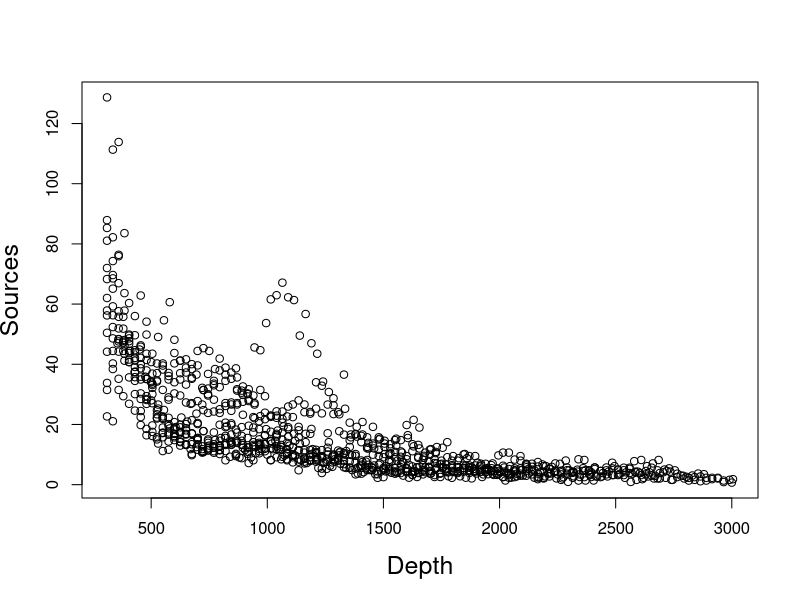
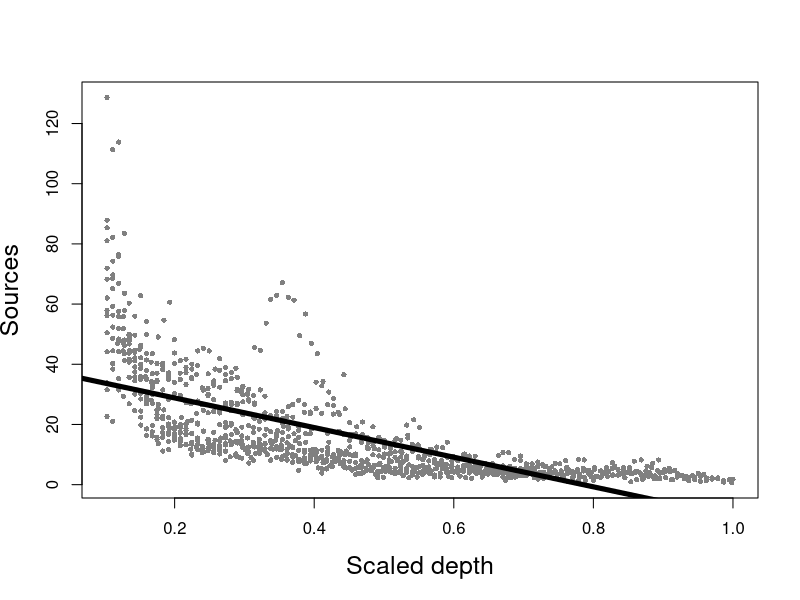
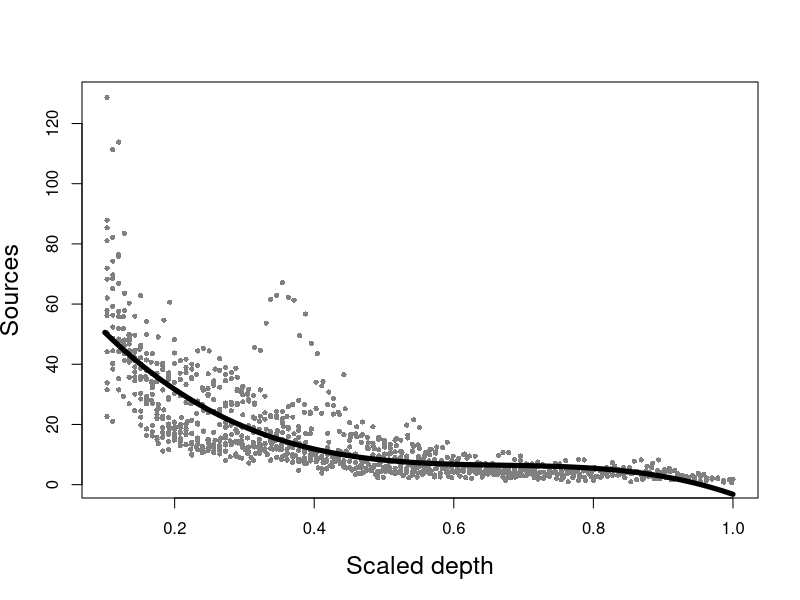
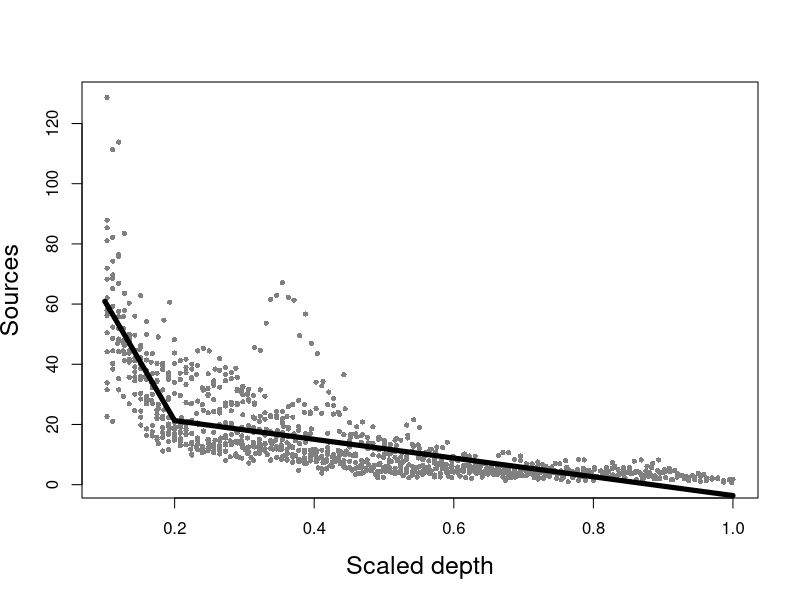
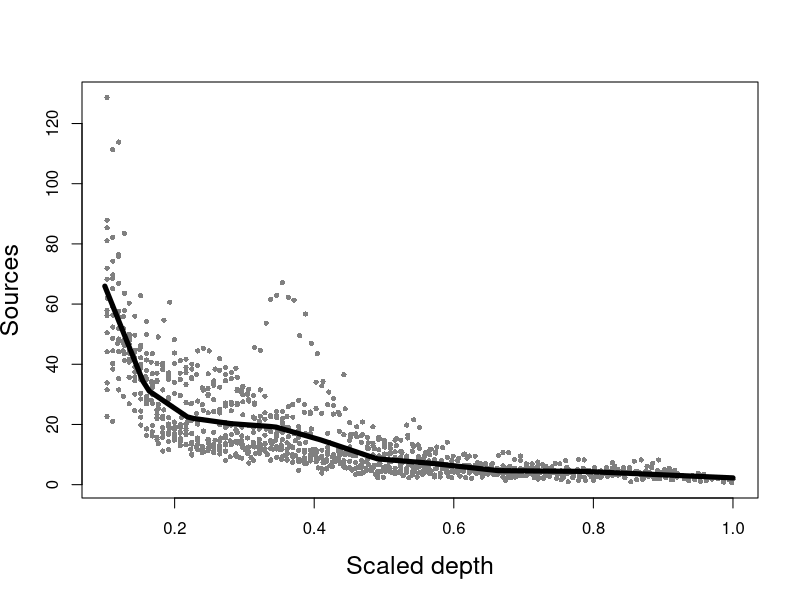
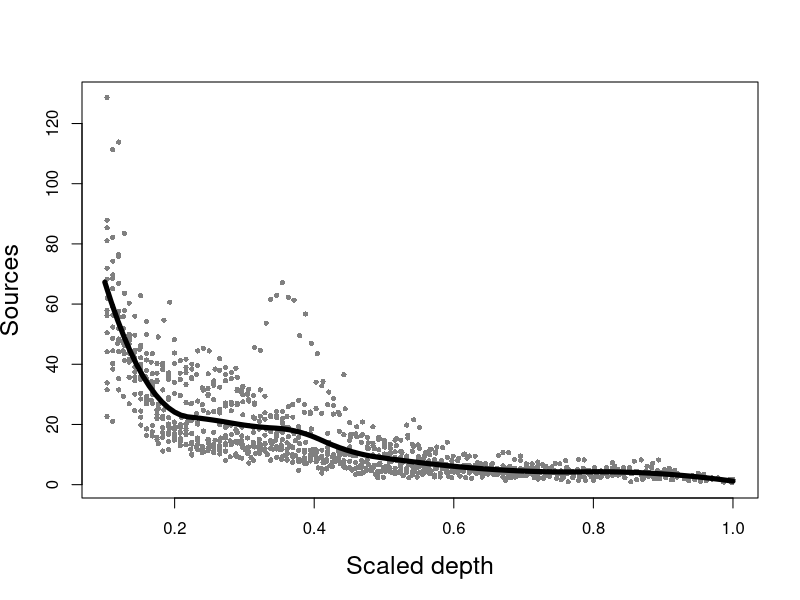
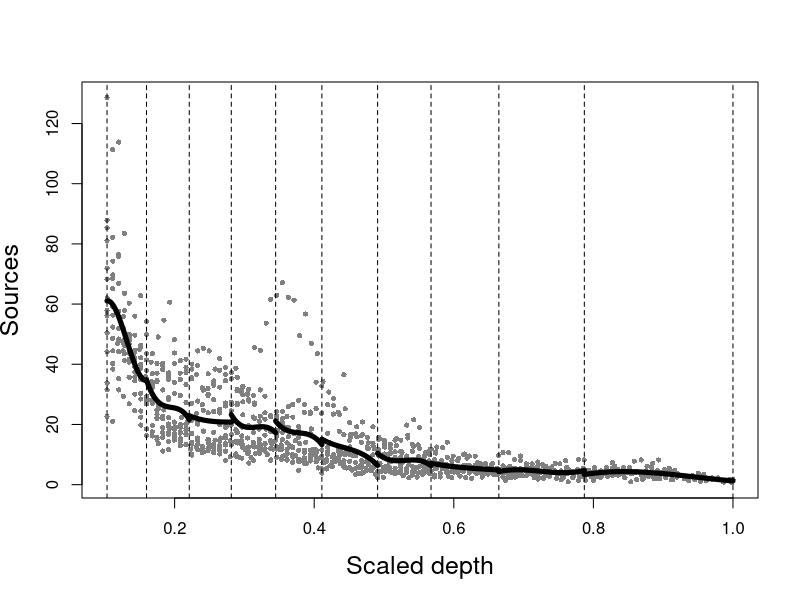
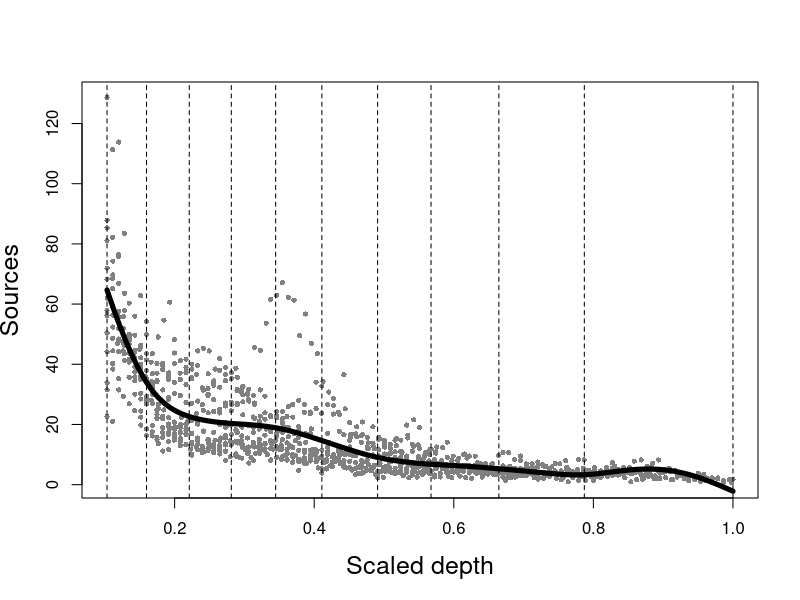

These figures' R source, in order:
#    Beginner's Guide to GAM with R
#    Alain Zuur

#    www.highstat.com

#    This program is distributed in the hope that it will be useful,
#    but WITHOUT ANY WARRANTY; without even the implied warranty of
#    MERCHANTABILITY or FITNESS FOR A PARTICULAR PURPOSE.  See the
#    GNU General Public License for more details.



##############################################################
#Load the data
BL <- read.table(file = "HegerPierce.txt", 
                 header = TRUE)

#Inspect the results
str(BL)
names(BL)

##############################################################
#Housekeeping: load packages and support functions
library(lattice)
library(mgcv)

##############################################################
#Section 3.3 Linear regression

#Figure 3.2
plot(x = BL$Depth, 
     y = BL$Sources,
     xlab = "Depth",
     ylab ="Sources", 
     cex.lab = 1.5)


#Scale Depth
BL$DepthOriginal <- BL$Depth
BL$Depth <- BL$Depth/max(BL$Depth)

#Figure 3.3
plot(x = BL$Depth, 
     y = BL$Sources,
     xlab = "Scaled depth",
     ylab ="Sources", 
     cex.lab = 1.5,
     cex = 0.7, 
     pch = 16,
     col = grey(0.5))

M1 <- lm(Sources ~ Depth, data = BL)
abline(M1, lwd = 5)

##############################################################
#Section 3.3 Polynimial regression
M2 <- lm(Sources ~ Depth + I(Depth^2) + I(Depth^3), data = BL)


#Figure 3.4
MD <- data.frame(Depth = seq(0.1, 1, length = 100))
plot(x = BL$Depth, 
     y = BL$Sources,
     xlab = "Scaled depth",
     ylab ="Sources", 
     cex.lab = 1.5,
     cex = 0.7, 
     pch = 16,
     col = grey(0.5))
P2 <- predict(M2, newdata = MD)
lines(x = MD$Depth, y = P2, lwd = 5)



##############################################################
#Section 3.4 Linear spline regression

rhs <- function(x, TH) ifelse(x >= TH, x-TH,0)
M3 <- lm(Sources ~ Depth  + rhs(Depth, 0.2),
         data = BL)
P3 <- predict(M3, newdata = MD)


#Figure 3.6
plot(x = BL$Depth, 
     y = BL$Sources,
     xlab = "Scaled depth",
     ylab ="Sources", 
     cex.lab = 1.5,
     cex = 0.7, 
     pch = 16,
     col = grey(0.5))
lines(x = MD$Depth, y = P3, lwd = 5)


#See matrix with covariates
model.matrix(M3)

#Compare models
AIC(M1, M2, M3)


#Use quantiles to decide on Knots
probs <- seq(0, 1, length = 11)
QD    <- quantile(BL$Depth, probs)
QD


#Fit the model
M4 <- lm(Sources ~ Depth  +
                   rhs(Depth, 0.159) +
                   rhs(Depth, 0.220) +
                   rhs(Depth, 0.281) +
                   rhs(Depth, 0.344) +
                   rhs(Depth, 0.410) +
                   rhs(Depth, 0.490) +
                   rhs(Depth, 0.567) +
                   rhs(Depth, 0.664) +
                   rhs(Depth, 0.787),
         data = BL)

model.matrix(M4)


#Figure 3.7
P4 <- predict(M4, newdata = MD)
plot(x = BL$Depth, 
     y = BL$Sources,
     xlab = "Scaled depth",
     ylab = "Sources", 
     cex.lab = 1.5,
     cex = 0.7, 
     pch = 16, 
     col = grey(0.5))
lines(x = MD$Depth, y = P4, lwd = 5)


##########################################################
#Section 3.5 Quadratic spline regression
rhs2 <- function(x, TH) ifelse(x >= TH, (x-TH)^2,0)

M5 <- lm(Sources ~ Depth  + I(Depth^2) +
                   rhs2(Depth, 0.159) +
                   rhs2(Depth, 0.220) +
                   rhs2(Depth, 0.281) +
                   rhs2(Depth, 0.344) +
                   rhs2(Depth, 0.410) +
                   rhs2(Depth, 0.490) +
                   rhs2(Depth, 0.567) +
                   rhs2(Depth, 0.664) +
                   rhs2(Depth, 0.787),
         data = BL)
        

#Figure 3.8
P5 <- predict(M5, newdata = MD)
plot(x = BL$Depth, 
     y = BL$Sources,
     xlab = "Scaled depth",
     ylab ="Sources", 
     cex.lab = 1.5,
     cex = 0.7, 
     pch = 16,
     col = grey(0.5))
lines(x = MD$Depth, y = P5, lwd = 5)

#Numerical output
print(summary(M5), signif.stars = FALSE, digits =2)



#####################################################
#Section 3.6: Cubic regression splines

#Figure 3.9
plot(x = BL$Depth, 
     y = BL$Sources,
     xlab = "Scaled depth",
     ylab ="Sources", 
     cex.lab = 1.5,
     cex = 0.7, 
     pch = 16, 
     col = grey(0.5))

for (i in 1:11){ abline(v = QD[i], lty = 2) }

for (i in 2:11){
 M2 <- lm(Sources ~ Depth + I(Depth^2) + I(Depth^3),
          data = BL,
          subset = BL$Depth > QD[i-1] & BL$Depth <= QD[i])

 MD <- data.frame(Depth = seq(QD[i-1], QD[i], length =100))
 P2 <- predict(M2, newdata = MD)
 lines(MD$Depth, P2, lwd = 5)
}
#End of Figure 3.9



#Fit a smoothing spline
rk<-function(x,z){
((z-0.5)^2-1/12)*((x-0.5)^2-1/12)/4 -((abs(x-z)-0.5)^4 -0.5*(abs(x-z)-0.5)^2 +7/240)/24
}


spl.X<-function(x,xk){
 q<-length(xk)+2
 n<-length(x)
 X<-matrix(1,n,q)
 X[,2]<-x
 X[,3:q]<-outer(x,xk,FUN=rk)
 X
}

X  <- spl.X(BL$Depth, QD[2:10])

print(head(X), digits=2)

M6 <- lm(Sources ~ X -1, data = BL)
summary(M6)

#Figure 3.10
plot(x = BL$Depth, 
     y = BL$Sources,
     xlab = "Scaled depth",
     ylab = "Sources", 
     cex.lab = 1.5,
     cex = 0.7, 
     pch = 16, 
     col = grey(0.5))

for (i in 1:11){ abline(v = QD[i], lty = 2) }

MD <- data.frame(Depth = seq(QD[1], QD[11], length =100))
Xp <- spl.X(MD$Depth, QD[2:10])
lines(MD$Depth, Xp %*% coef(M6), lwd = 5)
#End of Figure 3.10


#####################################################
#Section 3.7 The number of knots

#Fitting smoothers for a quadratic spline regression model
#using different number of knots
probs1 <- seq(0, 1, length = 3)
QD1    <- quantile(BL$Depth, probs1)

probs3 <- seq(0, 1, length = 5)
QD3    <- quantile(BL$Depth, probs3)

probs5 <- seq(0, 1, length = 5)
QD5    <- quantile(BL$Depth, probs3)

probs7 <- seq(0, 1, length = 7)
QD7    <- quantile(BL$Depth, probs7)

probs9 <- seq(0, 1, length = 9)
QD9    <- quantile(BL$Depth, probs9)

probs11 <- seq(0, 1, length = 11)
QD11    <- quantile(BL$Depth, probs11)

probs13 <- seq(0, 1, length = 12)
QD13    <- quantile(BL$Depth, probs13)

probs15 <- seq(0, 1, length = 15)
QD15    <- quantile(BL$Depth, probs15)

probs17 <- seq(0, 1, length = 17)
QD17    <- quantile(BL$Depth, probs17)

probs19 <- seq(0, 1, length = 19)
QD19    <- quantile(BL$Depth, probs19)

probs21 <- seq(0, 1, length = 21)
QD21    <- quantile(BL$Depth, probs21)


probs31 <- seq(0, 1, length = 31)
QD31    <- quantile(BL$Depth, probs31)

M5.1 <- lm(Sources ~ Depth  + I(Depth^2) +
                     rhs2(Depth, QD1[2]),
           data = BL)

M5.3 <- lm(Sources ~ Depth  + I(Depth^2) +
                     rhs2(Depth, QD3[2]) +
                     rhs2(Depth, QD3[3]) +
                     rhs2(Depth, QD3[4]),
           data = BL)

M5.5 <- lm(Sources ~ Depth  + I(Depth^2) +
                     rhs2(Depth, QD5[2]) +
                     rhs2(Depth, QD5[3]) +
                     rhs2(Depth, QD5[4]) +
                     rhs2(Depth, QD5[5]),
           data = BL)


M5.7 <- lm(Sources ~ Depth  + I(Depth^2) +
                     rhs2(Depth, QD7[2]) +
                     rhs2(Depth, QD7[3]) +
                     rhs2(Depth, QD7[4]) +
                     rhs2(Depth, QD7[5]) +
                     rhs2(Depth, QD7[6]),
           data = BL)

M5.9 <- lm(Sources ~ Depth  + I(Depth^2) +
                     rhs2(Depth, QD9[2]) +
                     rhs2(Depth, QD9[3]) +
                     rhs2(Depth, QD9[4]) +
                     rhs2(Depth, QD9[5]) +
                     rhs2(Depth, QD9[6]) +
                     rhs2(Depth, QD9[7]),
           data = BL)

M5.11 <- lm(Sources ~ Depth  + I(Depth^2) +
                      rhs2(Depth, QD11[2]) +
                      rhs2(Depth, QD11[3]) +
                      rhs2(Depth, QD11[4]) +
                      rhs2(Depth, QD11[5]) +
                      rhs2(Depth, QD11[6]) +
                      rhs2(Depth, QD11[7]) +
                      rhs2(Depth, QD11[8]),
            data = BL)

M5.13 <- lm(Sources ~ Depth  + I(Depth^2) +
                      rhs2(Depth, QD13[2]) +
                      rhs2(Depth, QD13[3]) +
                      rhs2(Depth, QD13[4]) +
                      rhs2(Depth, QD13[5]) +
                      rhs2(Depth, QD13[6]) +
                      rhs2(Depth, QD13[7]) +
                      rhs2(Depth, QD13[8]) +
                      rhs2(Depth, QD13[9]) +
                      rhs2(Depth, QD13[10]) +
                      rhs2(Depth, QD13[11]) +
                      rhs2(Depth, QD13[12]),
           data = BL)

M5.15 <- lm(Sources ~ Depth  + I(Depth^2) +
                      rhs2(Depth, QD15[2]) +
                      rhs2(Depth, QD15[3]) +
                      rhs2(Depth, QD15[4]) +
                      rhs2(Depth, QD15[5]) +
                      rhs2(Depth, QD15[6]) +
                      rhs2(Depth, QD15[7]) +
                      rhs2(Depth, QD15[8]) +
                      rhs2(Depth, QD15[9]) +
                      rhs2(Depth, QD15[10]) +
                      rhs2(Depth, QD15[11]) +
                      rhs2(Depth, QD15[12]) +
                      rhs2(Depth, QD15[13]) +
                      rhs2(Depth, QD15[14]),
            data = BL)

M5.17 <- lm(Sources ~ Depth  + I(Depth^2) +
                      rhs2(Depth, QD17[2]) +
                      rhs2(Depth, QD17[3]) +
                      rhs2(Depth, QD17[4]) +
                      rhs2(Depth, QD17[5]) +
                      rhs2(Depth, QD17[6]) +
                      rhs2(Depth, QD17[7]) +
                      rhs2(Depth, QD17[8]) +
                      rhs2(Depth, QD17[9]) +
                      rhs2(Depth, QD17[10]) +
                      rhs2(Depth, QD17[11]) +
                      rhs2(Depth, QD17[12]) +
                      rhs2(Depth, QD17[13]) +
                      rhs2(Depth, QD17[14]) +
                      rhs2(Depth, QD17[15]) +
                      rhs2(Depth, QD17[16]),
            data = BL)


M5.19 <- lm(Sources ~ Depth  + I(Depth^2) +
                      rhs2(Depth, QD19[2]) +
                      rhs2(Depth, QD19[3]) +
                      rhs2(Depth, QD19[4]) +
                      rhs2(Depth, QD19[5]) +
                      rhs2(Depth, QD19[6]) +
                      rhs2(Depth, QD19[7]) +
                      rhs2(Depth, QD19[8]) +
                      rhs2(Depth, QD19[9]) +
                      rhs2(Depth, QD19[10]) +
                      rhs2(Depth, QD19[11]) +
                      rhs2(Depth, QD19[12]) +
                      rhs2(Depth, QD19[13]) +
                      rhs2(Depth, QD19[14]) +
                      rhs2(Depth, QD19[15]) +
                      rhs2(Depth, QD19[16]) +
                      rhs2(Depth, QD19[17]) +
                      rhs2(Depth, QD19[18]),
            data = BL)

M5.31 <- lm(Sources ~ Depth  + I(Depth^2) +
                      rhs2(Depth, QD31[2]) +
                      rhs2(Depth, QD31[3]) +
                      rhs2(Depth, QD31[4]) +
                      rhs2(Depth, QD31[5]) +
                      rhs2(Depth, QD31[6]) +
                      rhs2(Depth, QD31[7]) +
                      rhs2(Depth, QD31[8]) +
                      rhs2(Depth, QD31[9]) +
                      rhs2(Depth, QD31[10]) +
                      rhs2(Depth, QD31[11]) +
                      rhs2(Depth, QD31[12]) +
                      rhs2(Depth, QD31[13]) +
                      rhs2(Depth, QD31[14]) +
                      rhs2(Depth, QD31[15]) +
                      rhs2(Depth, QD31[16]) +
                      rhs2(Depth, QD31[17]) +
                      rhs2(Depth, QD31[18]) +
                      rhs2(Depth, QD31[19]) +
                      rhs2(Depth, QD31[20]) +
                      rhs2(Depth, QD31[21]) +
                      rhs2(Depth, QD31[22]) +
                      rhs2(Depth, QD31[23]) +
                      rhs2(Depth, QD31[24]) +
                      rhs2(Depth, QD31[25]) +
                      rhs2(Depth, QD31[26]) +
                      rhs2(Depth, QD31[27]) +
                      rhs2(Depth, QD31[28]) +
                      rhs2(Depth, QD31[29]) +
                      rhs2(Depth, QD31[30]),
            data = BL)

P5.1 <- predict(M5.1, newdata = MD)
P5.3 <- predict(M5.3, newdata = MD)
P5.5 <- predict(M5.5, newdata = MD)
P5.7 <- predict(M5.7, newdata = MD)
P5.9 <- predict(M5.9, newdata = MD)
P5.11 <- predict(M5.11, newdata = MD)
P5.13 <- predict(M5.13, newdata = MD)
P5.15 <- predict(M5.15, newdata = MD)
P5.17 <- predict(M5.17, newdata = MD)
P5.19 <- predict(M5.19, newdata = MD)
P5.31 <- predict(M5.31, newdata = MD)

AllP <- c(P5.1, P5.3, P5.5, P5.7, P5.9, P5.11, P5.13, P5.15, P5.17, P5.19, P5.31)
AllD <- rep(MD$Depth, 11)
AllID <- rep(c("1 inner knot", 
               "3 inner knots", 
               "5 inner knots", 
               "7 inner knots",
               "9 inner knots",
               "11 inner knots",
               "13 inner knots",
               "15 inner knots",
               "17 inner knots",
               "19 inner knots",
               "31 inner knots"), each = length(P5.3))

AllID2 <- factor(AllID, levels =
                 c("1 inner knot",
                 "3 inner knots",
                 "5 inner knots",
                 "7 inner knots",
                 "9 inner knots",
                 "11 inner knots",
                 "13 inner knots",
                 "15 inner knots",
                 "17 inner knots",
                 "19 inner knots",
                 "31 inner knots"))

#Figure 3.11
xyplot(AllP ~ AllD | AllID2,
       col = 1, 
       type = "l", 
       lwd = 3,
       xlab = list(label = "Depth", cex = 1.5),
       ylab = list(label = "Sources", cex = 1.5),
       strip = strip.custom(bg = 'white',
       par.strip.text = list(cex = 1.2)),
       )



##################################################################
#Section 3.8 Penalized quadratic spline regression

M5 <- lm(Sources ~ Depth  + I(Depth^2) +
                   rhs2(Depth, 0.159) +
                   rhs2(Depth, 0.220) +
                   rhs2(Depth, 0.281) +
                   rhs2(Depth, 0.344) +
                   rhs2(Depth, 0.410) +
                   rhs2(Depth, 0.490) +
                   rhs2(Depth, 0.567) +
                   rhs2(Depth, 0.664) +
                   rhs2(Depth, 0.787),
         data = BL)

X <- model.matrix(M5)
coef(M5)
head(X)
K <- 9
D <- diag(rep(1, 3 + K))
D[1,1]<-D[2,2]<-D[3,3] <-0


#Figure 3.12
plot(x = BL$Depth, 
     y = BL$Sources,
     xlab = "Scaled depth",
     ylab ="Sources", 
     cex.lab = 1.5,
     cex = 0.7, 
     pch = 16, 
     col = grey(0.5))

MyLambdas <- c(0, 1,10000)
for (lambda in MyLambdas){
  #lambda <- 0.01
  Beta.lambda <- solve(t(X) %*% X + lambda^2 * D) %*%t(X) %*% BL$Sources
  print(Beta.lambda)
  MyDepth <- seq(0.1, 1, length =100)
  XPred <- model.matrix(~ 1 + MyDepth + I(MyDepth^2)+
                        rhs2(MyDepth, 0.159) +
                        rhs2(MyDepth, 0.220) +
                        rhs2(MyDepth, 0.281) +
                        rhs2(MyDepth, 0.344) +
                        rhs2(MyDepth, 0.410) +
                        rhs2(MyDepth, 0.490) +
                        rhs2(MyDepth, 0.567) +
                        rhs2(MyDepth, 0.664) +
                        rhs2(MyDepth, 0.787) )

  Yhat <- XPred %*% as.vector(Beta.lambda)
  lines(MyDepth, Yhat, lwd = 5)
}



####################################################################
#Section 3.10 Show a Cubic smoothing spling in action

#Matrix stuff
X  <- spl.X(BL$Depth, QD[2:10])

#Wood 2006: Gives S
spl.S <- function(xk){
	q <- length(xk) + 2
	S <- matrix(0, nrow = q, ncol = q)
	S[3:q, 3:q] <- outer(xk, xk, FUN = rk)
	S
}

#Penalty matrix:
D <- spl.S(QD[2:10])


#Cross-validation
K      <- 25
OCV    <- vector(length = K)
Lambda <- seq(0, 0.001, length = K)
N      <- nrow(BL)

for (j in 1:K){
  lambda <- Lambda[j]
  EP<- vector (length= N)
  for (i in 1:N){ #Apply the GAM
       Xi    <- X[-i,]
       Betai <- solve(t(Xi) %*% Xi +lambda * D)%*%
                t(Xi)%*% BL$Sources [-i]
       Yi    <- X[i,] %*% Betai
       EP[i] <- BL$Sources[i] - Yi
  }
  OCV[j] <- sum(EP^2)/N
  }


#Figure 3.14
plot(x = Lambda, 
     y = OCV,
     type = "l",
     xlab = "lambda",
     ylab = "OCV")



#For a large data set we can use
for (j in 1:K){
  lambda <- Lambda[j]
  S      <- X %*% solve(t(X) %*% X + lambda * D) %*%t(X)
  Sii    <- diag(S)
  #Beta  <- solve(t(X) %*% X + lambda * D) %*%t(X) %*% BL$Sources
  Yfit   <- S %*% BL$Sources
  E      <- BL$Sources - Yfit
  OCV[j] <- (1/N) * sum(( E/(1-Sii))^2 )
}


#Show smoother
lambda <- 2.083333e-04
Beta   <- solve(t(X) %*% X + lambda * D) %*%t(X) %*% BL$Sources
MD     <- data.frame(Depth = seq(QD[1], QD[11], length =100))
Xp     <- spl.X(MD$Depth, QD[2:10])
fhat   <- Xp %*% Beta

#Figure 3.15
plot(x = BL$Depth, 
     y = BL$Sources,
     xlab = "Scaled depth",
     ylab ="Sources", 
     cex.lab = 1.5,
     cex = 0.7, 
     pch = 16,
     col = grey(0.5))
lines(x = MD$Depth, y =fhat, lwd = 5)


#########################################################
#section 3.12 Degrees of freedom of a smoother

#Make a picture that visualises the relationship
#between lambda and degrees of freedom
#Use a cubic smoothing spline

X        <- spl.X(BL$Depth, QD[2:10])
D        <- spl.S(QD[2:10])   #Penalty matrix
lambda   <- 2.083333e-04
S.lambda <- X %*% solve(t(X) %*% X + lambda * D) %*%t(X)
df1      <- sum(diag(S.lambda))
df1

#df.Error <- nrow(BL) - sum(diag( 2 * S.lambda - S.lambda %*% t(S.lambda)))
#df3 <- sum(diag(S.lambda %*% t(S.lambda)))
#c(df1, df.Error, df3, nrow(BL))
###########

df     <- vector(length = 100)
Lambda <- seq(0,5, length = 100)
for (i in 1:100){
	lambda   <- Lambda[i]
    S.lambda <- X %*% solve(t(X) %*% X + lambda * D) %*%t(X)
	df[i]    <- sum(diag(S.lambda))
}

#Figure 3.16
plot(x = Lambda, 
     y = df, 
     type = "l",
     xlab = "lambda",
     ylab = "Effective degrees of freedom")


#########################################################
#Section 3.14 Confidence intervals.

#Sketch smoother with +/- 2 * SE
lambda <- 2.083333e-04
Beta   <- solve(t(X) %*% X + lambda * D) %*%t(X) %*% BL$Sources
Xp     <- spl.X(MD$Depth, QD[2:10])
yfit   <- Xp %*% Beta

S.lambda <- X %*% solve(t(X) %*% X + lambda * D) %*%t(X)
df.Error <- nrow(BL) - sum(diag( 2 * S.lambda - S.lambda %*% t(S.lambda)))
sigma2   <- sum((BL$Sources - X %*% Beta)^2) / (df.Error)
sigma    <- sqrt(sigma2)
sigma

Sp.lambda <- Xp %*% solve(t(Xp) %*% Xp + lambda * D) %*%t(Xp)
CovPredY  <- sigma2 * Sp.lambda%*% t(Sp.lambda)
SEPredY   <- sqrt(diag(CovPredY))

#Figure 3.17
par(mfrow = c(1,1), mar = c(5,5,3,3))
plot(x = BL$Depth, 
     y = BL$Sources,
     xlab = "Scaled depth",
     ylab ="Sources", 
     cex.lab = 1.5,
     cex = 0.7, 
     pch = 16,
     col = grey(0.5))
lines(x = MD$Depth, y = yfit, lwd = 3)
lines(x = MD$Depth, y = yfit + 2 * SEPredY, lwd = 5)
lines(x = MD$Depth, y = yfit - 2 * SEPredY, lwd = 5)


cbind(yfit - 2 * SEPredY,yfit, yfit + 2 * SEPredY)



###########################################################
#Section 3.15 using the function gam in mgcv
G1 <- gam(Sources ~ s(Depth), data = BL)
summary(G1)

plot(G1)

#Figure 3.18
plot(G1, 
     shift = 16.7455, 
     ylim = c(-10,100), 
     lwd =3, 
     rug = FALSE, 
     cex.lab = 1.5)
points(x = BL$Depth, 
       y = BL$Sources, 
       cex = 0.5, 
       pch = 16, 
       col = grey(0.5))


#Penalized regression regression spline
gam(Sources ~ s(Depth), data = BL)
gam(Sources ~ s(Depth,fx = TRUE,k = 5), data = BL)


G2 <-  gam(Sources ~  s(Depth, bs = "cr"), data = BL)
G2A <- gam(Sources ~ s(Depth, bs = "cr", k =20), data = BL)
G2B <- gam(Sources ~ s(Depth, bs = "cr", k =7,fx = TRUE), data = BL)
G2C <- gam(Sources ~ s(Depth, bs = "cr", k =20), gamma = 1.4, data = BL)

fitted(G1)
coefficients(G1)
X  <- predict(G1,type = "lpmatrix")
mu <- X %*% coef(G1)
X%*% G1$Vp %*% t(X)


############################################################
#Section 3.16 Danger of using Gam

E1 <- resid(G1)
F1 <- fitted(G1)

#Figure 3.19
plot(x = F1, 
     y = E1,
     cex = 0.7, 
     pch = 16,
     xlab = "Fitted values",
     ylab = "Residuals",cex.lab = 1.5)
abline(h = 0, lty = 2)


#Figure 3.20
boxplot(E1 ~ Station,  
        data = BL,
        xlab = "Station",
        ylab = "Residuals")
abline(h = 0, lty = 2)


#Figure 3.21
xyplot(E1 ~ Depth | factor(Station), 
       data = BL,
       xlab = list(label = "Depth", cex = 1.5),
       ylab = list(label = "Residuals", cex = 1.5),
         strip = strip.custom(bg = 'white',
            par.strip.text = list(cex = 1.2)),
       panel = function(x,y){
       	panel.points(x, y, pch = 16, cex = 0.7, col = 1)
       	panel.abline(h = 0, lty = 2)
       }
       )


#Figure 3.22
xyplot(Sources ~ Depth | factor(Eddy),
       groups = factor(Station),
       type = "l", 
       col = 1, 
       pch = 16,
       data = BL,
       xlab = list(label = "Depth", cex = 1.5),
       ylab = list(label = "Sources", cex = 1.5))


#Compare 2 models using AIC
G3 <- gam(Sources ~ s(Depth) + factor(Station), 
          data = BL)

G4 <- gam(Sources ~ s(Depth, by = factor(Eddy)) + factor(Station), 
          data = BL)
AIC(G3, G4)  #Small differences due to different mgcv versions


#Figure 3.23
par(mfrow = c(1,2))
plot(G4)


##########################################################
#Section 3.17 GAM with multiple smoothers

#Figure 3.24
par(mfrow = c(1,2), mar = c(5,5,3,3))
plot(x = BL$Depth, 
     y = BL$flcugl,
     xlab = "Depth",
     ylab = "flcugl",
     cex.lab = 1.5)

plot(x = BL$flcugl, 
     y = BL$Sources,
     xlab = "flcugl",
     ylab = "Sources",
     cex.lab = 1.5)


#Cubic smoothing splines
BL2 <- BL[BL$flcugl < 0.03, ]

G5 <- gam(Sources ~ s(Depth, bs = "cr") + s(flcugl, bs = "cr") + factor(Station),
          data = BL2)

#Figure 3.25
par(mfrow = c(1,2))
plot(G5)
summary(G5)


#Compare all models using AIC
G6 <- gam(Sources ~ s(Depth, bs = "cr"), data = BL2)
G7 <- gam(Sources ~ factor(Station) + 
                    s(Depth, by = factor(Eddy), bs = "cr") + 
                    s(flcugl, bs = "cr"), 
          data = BL2)
G8 <- gam(Sources ~ factor(Station) + 
                    s(Depth, by = factor(Eddy)) + 
                    s(flcugl, by = factor(Eddy), bs = "cr"), 
          data = BL2)
G9 <- gam(Sources ~ factor(Station) + 
                    s(Depth, by = factor(Eddy)) + 
                    flcugl, 
          data = BL2)
G10 <- gam(Sources ~ factor(Station) + 
                     s(Depth, by = factor(Eddy)) + 
                     flcugl * factor(Eddy), 
           data = BL2)
G11 <- gam(Sources ~ factor(Station) + te(Depth, flcugl), 
           data = BL2)
G12 <- gam(Sources ~ factor(Station) + te(Depth, flcugl, by = Eddy), 
           data = BL2)

AIC(G5, G6, G7, G8, G9, G10, G11, G12)



#Figure 3.26
par(mfrow = c(2,2))
plot(G8, scale = FALSE)

######### End of code###################
